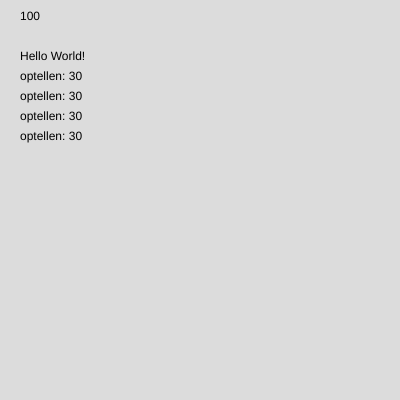
Frame 1 (no input)
Frame 60 (no input): identical to frame 1, image omitted
Frame 120 (the mouse pressed at the canvas centre since frame 60): identical to frame 1, image omitted

The p5.js sketch that drew this single still picture (run headless with seeded random() and noise() and a simulated clock; from frame 60 on, the mouse is pressed at the canvas centre):

// p5.js sketch
// ── sketch.js
function setup() {
  createCanvas(400, 400);
}

function draw() {
  background(220);
let score = 100;
score = 1;
  let x = 100
  text(x, 20, 20)
  let greeting = "Hello World!"
  text(greeting, 20, 60)
  let a = 20
  let b = 10
  let optellen = a + b
  let aftrekken = a - b
  let vermenigvuldigen = a * b
  let delen = a / b
  text("optellen: " +  optellen, 20, 80)
  text("optellen: " +  optellen, 20, 100)
  text("optellen: " +  optellen, 20, 120)
  text("optellen: " +  optellen, 20, 140)
}
